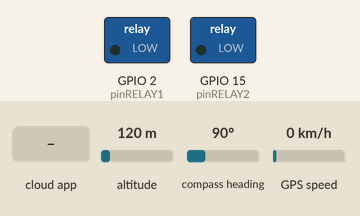
The sketch below on a simulated ESP32. Shown: switched loads named in the sketch (green lamp = pin HIGH). The inputs (shaded band) are chosen by the test bench; at power-on: altitude 120 m, compass heading 90°, GPS speed 0 km/h. WiFi joins after 1.5 s; servers stay silent unless stated; the GPS gets a fix after 3 s at 37.7749, -122.4194 with 8 satellites; the Firebase database answers and starts empty; what the sketch prints to the serial monitor is not drawn.

Above: at 2.7 s.
2.8 s: the phone or cloud app sets relay1 to 1
At 3.4 s:
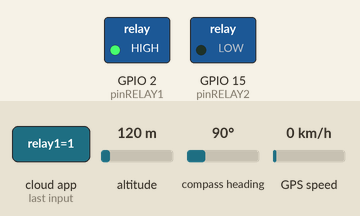
Timing chart, 0 to 5.8 s (numbered marks = the images above; inputs shaded):
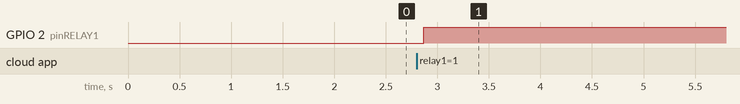

The sketch:

gps_tracker_firebase.ino
```cpp
#include <FirebaseESP32.h>

//Firebase Library
//#include <Firebase_ESP_Client.h>
#include <FirebaseESP32.h>
// DHT library
#include <TinyGPS++.h>
#include <SoftwareSerial.h>
              //Provide the token generation process info.
#include "addons/TokenHelper.h"
//Provide the RTDB payload printing info and other helper functions.
#include "addons/RTDBHelper.h"

// Insert your network credentials
#define WIFI_SSID "Redmi9"
#define WIFI_PASSWORD "123456780"

// Insert Firebase project API Key
#define API_KEY "AIzaSyDPQqiBpIUcA********TcKTYXo"

// Insert RTDB URLefine the RTDB URL */
#define FIREBASE_HOST "gpssurya-default-rtdb.firebaseio.com"                          // the project name address from firebase id
#define FIREBASE_AUTH "BYIFh0dDjvG*********4Nbk1xVBaR"            // the secret key generated from firebase
#define DATABASE_URL "https://gpssurya-default-rtdb.firebaseio.com/"

static const int RXPin = 16, TXPin = 17;
static const uint32_t GPSBaud = 9600;
TinyGPSPlus gps;
SoftwareSerial ss(RXPin, TXPin);

String status_relay1 = "";
#define pinRELAY1 2

String status_relay2 = "";
#define pinRELAY2 15


//Define Firebase Data object
FirebaseData fbdo;
FirebaseData firebaseData;//FirebaseData firebasedata;
FirebaseAuth auth;
FirebaseConfig config;
FirebaseJson json;
unsigned long sendDataPrevMillis = 0;
int count = 0;
bool signupOK = false;

void setup() {
//pinMode(Led, OUTPUT);
pinMode(pinRELAY1, OUTPUT);
pinMode(pinRELAY2, OUTPUT);
//pinMode(Led,OUTPUT);
    //pinMode(Dev_3,OUTPUT);//initialize the Device OUTPUT
   // pinMode(Dev_4,OUTPUT);//initialize the Device OUTPUT


Serial.begin(9600);
ss.begin(GPSBaud);
  //pin Relay
  WiFi.begin(WIFI_SSID, WIFI_PASSWORD);
  Serial.print("Connecting to Wi-Fi");
  while (WiFi.status() != WL_CONNECTED) {
    Serial.print(".");
    delay(300);
  }
  Serial.println();
  Serial.print("Connected with IP: ");
  Serial.println(WiFi.localIP());
  Serial.println();
  /* Assign the api key (required) */
  config.api_key = API_KEY;
  /* Assign the RTDB URL (required) */
  config.database_url = DATABASE_URL;
  /* Sign up */
  if (Firebase.signUp(&config, &auth, "", "")) {
    Serial.println("ok");
    signupOK = true;
  }
  else {
    Serial.printf("%s\n", config.signer.signupError.message.c_str());
  }

  /* Assign the callback function for the long running token generation task */
  config.token_status_callback = tokenStatusCallback; //see addons/TokenHelper.h
  Firebase.begin(&config, &auth);
  Firebase.reconnectWiFi(true);
}
void RLY1() {
  if (Firebase.getString(firebaseData, "relay1")) { // "relay1" adalah tag yang digunakan untuk mengenali relay antara ESP dengan Aplikasi
    if (firebaseData.dataType() == "string") {
      status_relay1 = firebaseData.stringData();
      Serial.print("Stat Relay 1:"); Serial.print(status_relay1); Serial.print("  ");
      if (status_relay1 == "1") {
        digitalWrite (pinRELAY1, HIGH);
        Serial.println("RELAY ON");
        //digitalWrite (Led, HIGH);
      } else if (status_relay1 == "0") {
        digitalWrite (pinRELAY1, LOW);
         //digitalWrite(Led,LOW);
        Serial.println("RELAY OFF");
        //digitalWrite (Led, LOW);
      }
    }
  }
}
void RLY2() {
  if (Firebase.getString(firebaseData, "relay2")) { // "relay1" adalah tag yang digunakan untuk mengenali relay antara ESP dengan Aplikasi
    if (firebaseData.dataType() == "string") {
      status_relay2 = firebaseData.stringData();
      Serial.print("Stat Relay 2:"); Serial.print(status_relay2); Serial.print("  ");
      if (status_relay2 == "1") {
        digitalWrite (pinRELAY2, LOW);
        Serial.println("RELAY OFF");
       // digitalWrite (Led,LOW );
      } else if (status_relay2 == "0") {
        digitalWrite (pinRELAY2, HIGH);
        Serial.println("RELAY OFF");
        //digitalWrite (Led, LOW);
      }
    }
  }
}
void loop() {
 RLY1();
 RLY2();
  while (ss.available() > 0) {
    gps.encode(ss.read());
    if (gps.location.isUpdated()) {
      Serial.print("Latitude= ");
      Serial.print(gps.location.lat());
      Serial.print(" Longitude= ");
      Serial.println(gps.location.lng());
      delay(1500);
    }
 if(gps.location.isValid()) {
  float lat =(gps.location.lat());
  float lng=(gps.location.lng());
  String latitude=(String)lat;
  String longitude=(String)lng;

  if (Firebase.ready() && signupOK && (millis() - sendDataPrevMillis > 1500 || sendDataPrevMillis == 0)) {
    sendDataPrevMillis = millis();

    // menulis data suhu dari DHT11 ke firebase
    if (Firebase.RTDB.setString(&fbdo, "/GPS/f_latitude", latitude)) {
      Serial.println("PASSED");
      Serial.println("PATH: " + fbdo.dataPath());
      Serial.println("TYPE: " + fbdo.dataType());
      delay(2000);
    }
    else {
      Serial.println("FAILED");
      Serial.println("REASON: " + fbdo.errorReason());
    }
     // menulis data kelembaban dari DHT11 ke firebase
    if (Firebase.RTDB.setString(&fbdo, "/GPS/f_longitude",longitude )) {
      Serial.println("PASSED");
      Serial.println("PATH: " + fbdo.dataPath());
      Serial.println("TYPE: " + fbdo.dataType());
      delay(2000);
    }
    else {
      Serial.println("FAILED");
      Serial.println("REASON: " + fbdo.errorReason());
    }
    count++;
  }
}
}
}
```

Measured:
- after the input at 2.8 s, GPIO 2 (pinRELAY1): LOW → HIGH after 0.07 s
